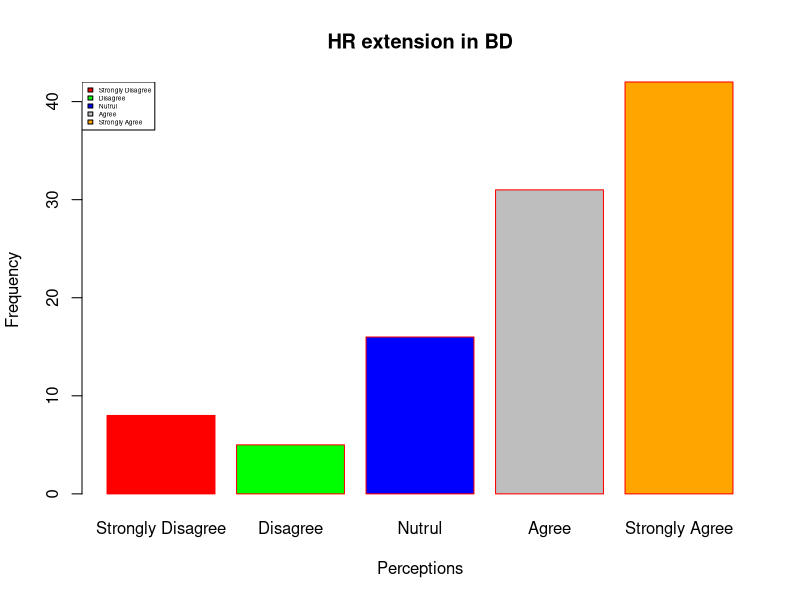

R code for this plot:
h <- c(8, 5, 16, 31, 42)
m <- c("Strongly Disagree", "Disagree", "Nutrul", "Agree", "Strongly Agree")

barplot(h, xlab = "Perceptions", ylab = "Frequency", main = "HR extension in BD",
        names.arg = m, border = "red", col = c('red', 'green', 'blue', 'gray', 'orange'))
legend("topleft", m, cex = 0.4, fill = c('red', 'green', 'blue', 'gray', 'orange'))